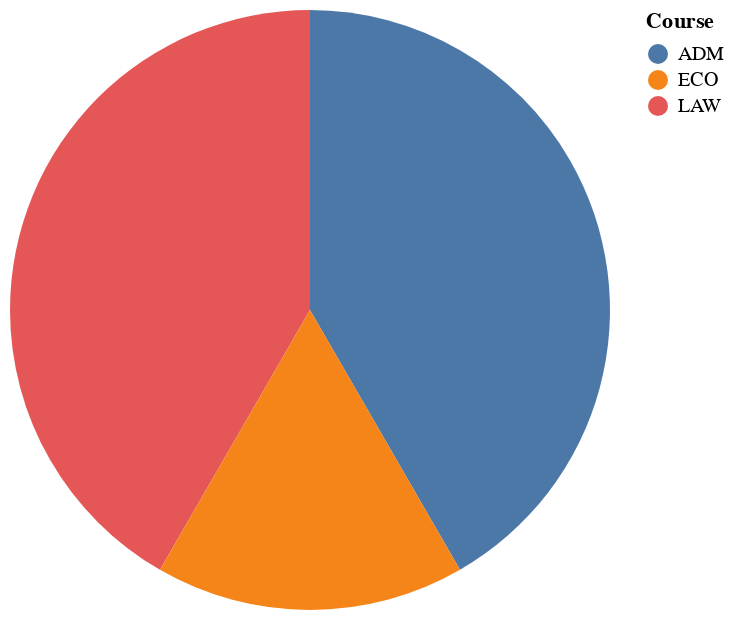

The notebook cell this image was saved under:
### Markdown cell above
![](https://pbs.twimg.com/media/Fw7gCt_XgAEcUk0?format=png&name=small)

### Code cell
alt.Chart(df).mark_arc().encode(theta='count(Student)', color='Course')

### Figure 1 — Vega-Lite specification as saved in the notebook (floating-point values rounded to 4 significant figures)
{"config": {"view": {"continuousWidth": 300, "continuousHeight": 300}}, "data": {"name": "data-617387164a05ed549f6096dd04610a5b"}, "mark": {"type": "arc"}, "encoding": {"color": {"field": "Course", "type": "nominal"}, "theta": {"aggregate": "count", "field": "Student", "type": "nominal"}}, "$schema": "https://vega.github.io/schema/vega-lite/v5.20.1.json", "datasets": {"data-617387164a05ed549f6096dd04610a5b": [{"Course": "ADM", "Student": "Finn", "AP1": 90, "AP2": 90, "AP3": 90, "Grade": 90, "Score": "A"}, {"Course": "ADM", "Student": "Jack", "AP1": 60, "AP2": 40, "AP3": 100, "Grade": 60, "Score": "D"}, {"Course": "LAW", "Student": "Leo", "AP1": 40, "AP2": 30, "AP3": 40, "Grade": 36, "Score": "E"}, {"Course": "LAW", "Student": "Milo", "AP1": 80, "AP2": 100, "AP3": 70, "Grade": 86, "Score": "B"}, {"Course": "ECO", "Student": "Seth", "AP1": 75, "AP2": 80, "AP3": 95, "Grade": 81, "Score": "B"}, {"Course": "LAW", "Student": "Zane", "AP1": 60, "AP2": 45, "AP3": 60, "Grade": 54, "Score": "E"}, {"Course": "ADM", "Student": "Claire", "AP1": 80, "AP2": 60, "AP3": 80, "Grade": 72, "Score": "C"}, {"Course": "LAW", "Student": "June", "AP1": 75, "AP2": 100, "AP3": 95, "Grade": 89, "Score": "A"}, {"Course": "ECO", "Student": "Paige", "AP1": 60, "AP2": 100, "AP3": 70, "Grade": 78, "Score": "C"}, {"Course": "LAW", "Student": "Rose", "AP1": 100, "AP2": 95, "AP3": 95, "Grade": 97, "Score": "A"}, {"Course": "ADM", "Student": "Quinn", "AP1": 80, "AP2": 70, "AP3": 60, "Grade": 72, "Score": "C"}, {"Course": "ADM", "Student": "Wren", "AP1": 45, "AP2": 40, "AP3": 40, "Grade": 42, "Score": "E"}]}}
